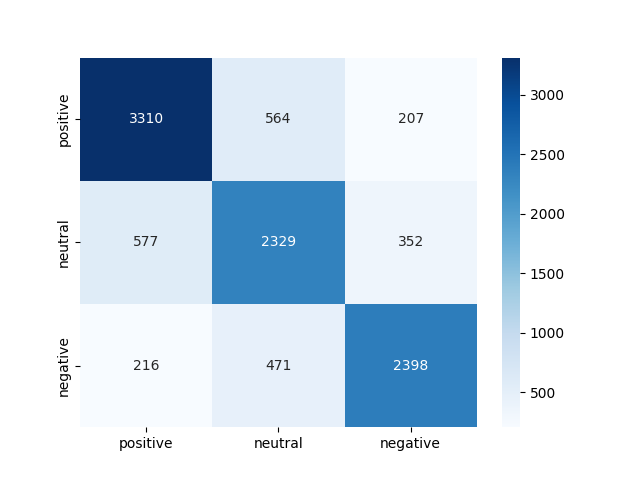
#> input picture bert/bert_confusion_matrix.png, 640 x 480 px; its folder holds 4 pictures in this run
$ jupyter execute --allow-errors results.ipynb
#> lines starting #> are read from the running program, lines starting #| are printed output that depends on the picture
[cell 1]
import cv2

dir_names = ["gru", "cnn", "gru_cnn", "bert"]

[cell 2]
import os
import matplotlib.pyplot as plt

def show_images(dir_name):
    images = [file_name for file_name in os.listdir(dir_name) if file_name.endswith('.png')]
    num_images = len(images)
    num_cols = 3
    num_rows = (num_images + num_cols - 1) // num_cols

    fig, axes = plt.subplots(num_rows, num_cols, figsize=(15, 5 * num_rows))
    axes = axes.flatten()

    for ax, file_name in zip(axes, images):
        img_path = os.path.join(dir_name, file_name)
        img = cv2.imread(img_path)
        img_rgb = cv2.cvtColor(img, cv2.COLOR_BGR2RGB)
        ax.imshow(img_rgb)
        ax.set_title(file_name)
        ax.axis('off')

    for ax in axes[num_images:]:
        ax.axis('off')

    plt.tight_layout()
    plt.show()

#> (the rest of this cell did not finish here and is left out)

#> (a cell that did not finish here is left out)


#> (a cell that did not finish here is left out)


[cell 5]
show_images("bert")
#> call 4 of show_images, with dir_name = 'bert'
#> in show_images, img is the input picture: shape (480, 640, 3); mean B, G, R 236.2, 223.2, 209.1
#> the loop in show_images (call 4), `for ax in axes[num_images:]:` made 2 passes
#> in show_images (call 4), `plt.show()`:
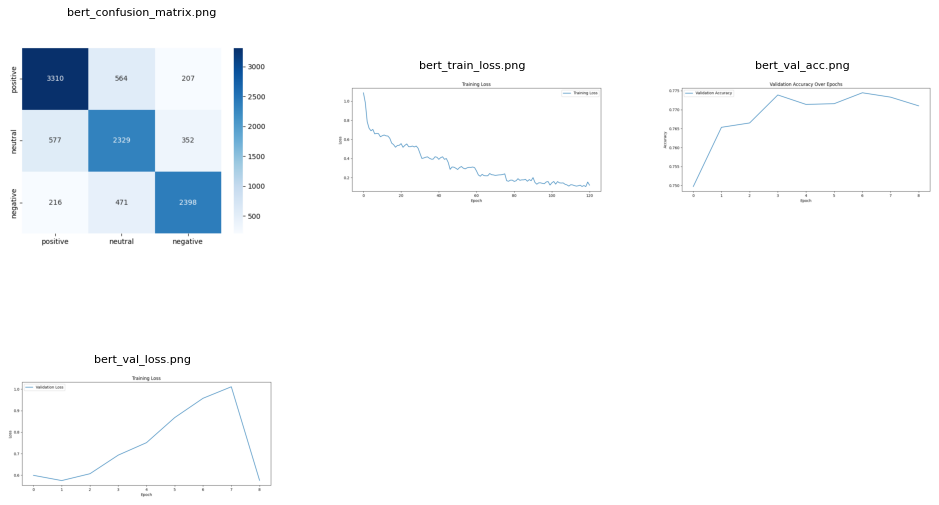
#> figure drawn by matplotlib, 4 panels

[cell 6]
import pandas as pd
import matplotlib.pyplot as plt
#> (the rest of this cell did not finish here and is left out)

#> (a cell that did not finish here is left out)

#> (a cell that did not finish here is left out)

#> (a cell that did not finish here is left out)

[cell 10]
import matplotlib.pyplot as plt
import numpy as np
from sklearn.linear_model import LinearRegression

# Dane
kierowcy = [
    "Max Verstappen", "Lando Norris", "Lewis Hamilton", "Sergio Perez",
    "Carlos Sainz", "Charles Leclerc", "George Russell", "Oscar Piastri",
    "Lance Stroll", "Fernando Alonso", "Yuko Tsunoda", "Daniel Ricciardo",
    "Kevin Magnussen", "Alex Albon", "Logan Sargeant", "Valtteri Bottas",
    "Esteban Ocon", "Niko Hulkenberg", "Pierre Gasly", "Guan Yu Zhou"
]
komentarze = [
    6180, 3760, 3339, 2026, 1808, 1699, 1315, 1254, 1029, 795, 609, 457,
    403, 330, 225, 201, 188, 106, 77, 71
]
punkty_kierowcow = {
    "Max Verstappen": 313, "Lando Norris": 254, "Lewis Hamilton": 166,
    "Sergio Perez": 143, "Carlos Sainz": 184, "Charles Leclerc": 235,
    "George Russell": 143, "Oscar Piastri": 222, "Lance Stroll": 24,
    "Fernando Alonso": 58, "Yuko Tsunoda": 22, "Daniel Ricciardo": 12,
    "Kevin Magnussen": 6, "Alex Albon": 12, "Logan Sargeant": 0,
    "Valtteri Bottas": 0, "Esteban Ocon": 5, "Niko Hulkenberg": 22,
    "Pierre Gasly": 8, "Guan Yu Zhou": 0
}

punkty = [
    313, 254, 166, 143, 184, 235, 143, 222, 24, 58, 22, 12,
    6, 12, 0, 0, 5, 22, 8, 0
]


# Przygotowanie danych do regresji
X = np.array(punkty).reshape(-1, 1)
y = np.array(komentarze)

# Dopasowanie regresji liniowej
model = LinearRegression()
model.fit(X, y)

r_squared = model.score(X, y)
print(f"Współczynnik determinacji R^2: {r_squared}")

# Predykcja
x_fit = np.linspace(min(punkty), max(punkty), 500).reshape(-1, 1)
y_fit = model.predict(x_fit)

# Wykres
plt.figure(figsize=(10, 6))
plt.scatter(punkty, komentarze, color='blue', label='Dane', alpha=0.7)
plt.plot(x_fit, y_fit, color='red', label='Regresja liniowa')
plt.title('Zależność liczby punktów od liczby komentarzy', fontsize=14)
plt.xlabel('Liczba punktów', fontsize=12)
plt.ylabel('Liczba komentarzy', fontsize=12)
plt.legend()
plt.grid(True)
plt.show()
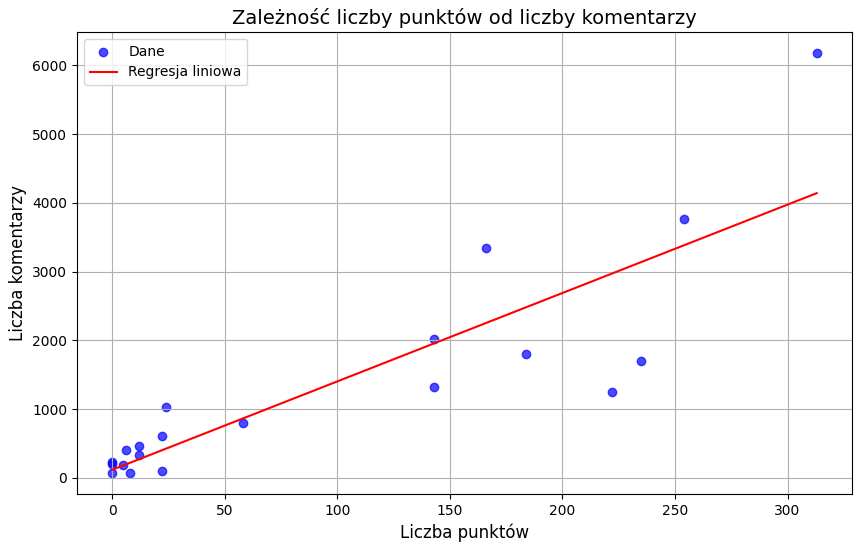
#> figure drawn by matplotlib, 1 panel; curve peaks at x = 313, y = 4141.7
